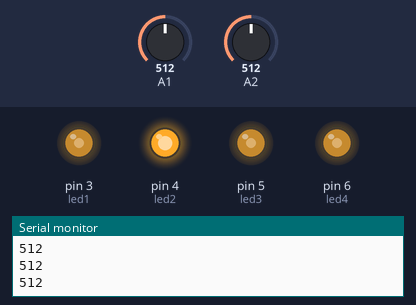
This sketch was run on a simulated Arduino Uno, built with avr-gcc and run on an emulated ATmega328P. Parts: output pins drawn as LEDs (lit = HIGH), the last lines printed to the serial monitor. The test bench sets the inputs (shaded band); at power-on: A1 = 512, A2 = 512.

Above: at 1.2 s.
1.3 s: A1 set to 716
At 2.5 s:
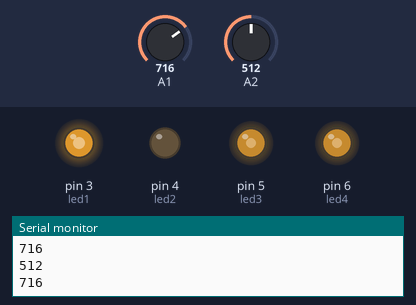
2.8 s: A2 set to 716
At 3.6 s:
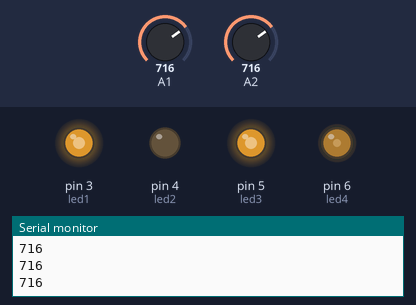
4.3 s: A1 set to 900
At 4.7 s:
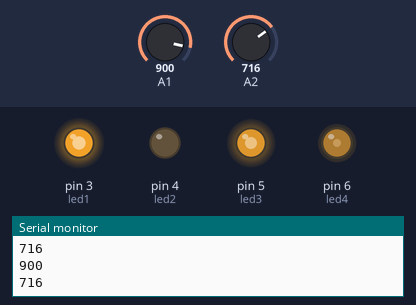
5.8 s: A2 set to 511
At 6.1 s:
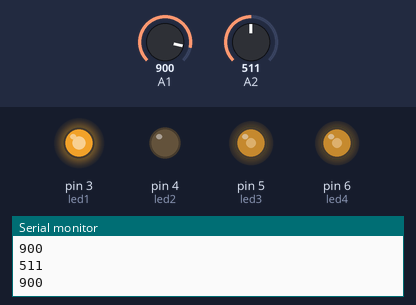
7.3 s: A2 set to 306
At 8.4 s:
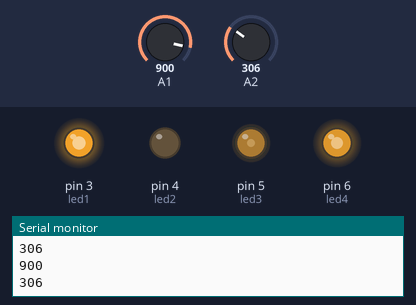
8.8 s: A1 set to 122
At 9.4 s:
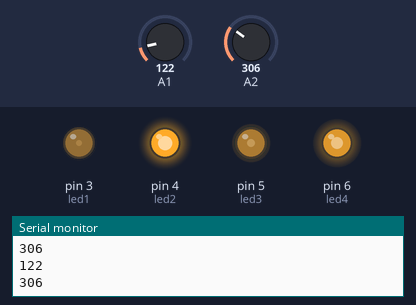
Timing chart, 0 to 11.3 s (numbered marks = the images above; inputs shaded):
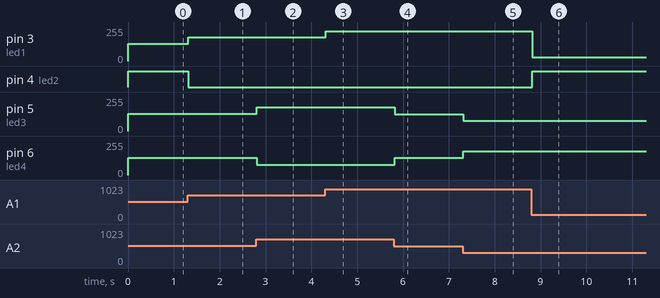

Measured:
- after the input at 1.3 s, pin 3 (led1): 128/255 → 179/255 at once; pin 4 (led2): HIGH → LOW at once
- after the input at 2.8 s, pin 5 (led3): 128/255 → 179/255 at once; pin 6 (led4): 128/255 → 77/255 at once
- after the input at 4.3 s, pin 3 (led1): 179/255 → 225/255 at once
- after the input at 5.8 s, pin 5 (led3): 179/255 → 127/255 at once; pin 6 (led4): 77/255 → 128/255 at once
- after the input at 7.3 s, pin 5 (led3): 127/255 → 76/255 at once; pin 6 (led4): 128/255 → 179/255 at once
- after the input at 8.8 s, pin 3 (led1): 225/255 → 30/255 at once; pin 4 (led2): LOW → HIGH at once

The sketch:

JoyStick_Control4Led.ino
```cpp
int trucX;
int trucY;
const int buttonPin = 2;
//int chanX = A1;
//int chanY = A2;
const int led1=3;
const int led2=4;
const int led3=5;
const int led4=6;
int buttonState = 0;

void setup() {
  pinMode(buttonPin, INPUT);
  pinMode(led1, OUTPUT);
  pinMode(led2, OUTPUT);
  pinMode(led3, OUTPUT);
  pinMode(led4, OUTPUT);
  Serial.begin(9600);


}

void loop() {

  trucX = analogRead(A1);
  trucY = analogRead(A2);

  Serial.println(trucX);
  Serial.println(trucY);
  float sled1 = ( trucX / 4);
  float sled2 = ( (1024 - trucX) / 4);
  float sled3 = ( trucY / 4);
  float sled4 = ( (1024 - trucY) / 4);

  analogWrite(led1, sled1);
  analogWrite(led2, sled2);
  analogWrite(led3, sled3);
  analogWrite(led4, sled4);

}
```
